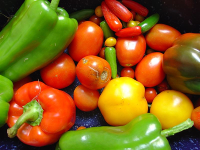
#> input picture tutorials/tutorial-7/files/imgs/vegetables.png, 200 x 150 px
$ python 7.3-vector-quantization.py
#> lines starting #> are read from the running program, lines starting #| are printed output that depends on the picture
# -*- coding: utf-8 -*-
"""
Created on Thu Nov 26 09:19:54 2020

@author: rubenandrebarreiro
"""

# Import NumPy Python's Library as np
import numpy as np

# Import PyPlot Sub-Module,
# from Matplotlib Python's Library as plt
import matplotlib.pyplot as plt

# Import cluster.KMeans Sub-Module,
# from SciKit-Learn Python's Library as k_means
from sklearn.cluster import KMeans as k_means

# Import io.imsave and io.imread Sub-Modules,
# from SciKit-Learn's Image Processing Python's Library as im_save and im_read
from skimage.io import imsave as im_save, imread as im_read


# The file of the Vegetables' Image
vegetables_img_file = "../files/imgs/vegetables.png"


# Read the file of the Vegetables' Image
vegetables_img = im_read(vegetables_img_file)
#> vegetables_img is the input picture: shape (150, 200, 3); mean R, G, B 137.8, 96.7, 23.8

# The Shape of the file of the Vegetables' Image
# (i.e., Width, Height and Depth)
width, height, depth = vegetables_img.shape
#> width = 150; height = 200; depth = 3

# Reshape the file of the Vegetables' Image as Columns
columns = np.reshape( vegetables_img/255.0, (width * height, depth) )


def representation_3d_for_color_space(columns):

    # Initialise the Figure, for plotting
    fig = plt.figure(figsize=(8,8))

    # Set the Projection as 3D
    ax = fig.add_subplot(111, projection='3d')

    # Set the Title of the Plot
    ax.title.set_text('3D Representation for the (R,G,B) Colors\' Space')

    # Set a Scatter Plot, for the columns
    ax.scatter(columns[:,0], columns[:,1], columns[:,2], c=columns, s=10)


    # Set the Labels for the axis (X,Y,Z) and
    # the associations between them and the colors (R,G,B)
    ax.set_xlabel('Red')
    ax.set_ylabel('Green')
    ax.set_zlabel('Blue')

    # The vectors for the limits of the axis
    ax.set_xlim3d(0,1)
    ax.set_ylim3d(0,1)
    ax.set_zlim3d(0,1)

    plt.savefig('imgs/vegetables-3d-representation-color-rgb-space.png',
                dpi=200, bbox_inches='tight')
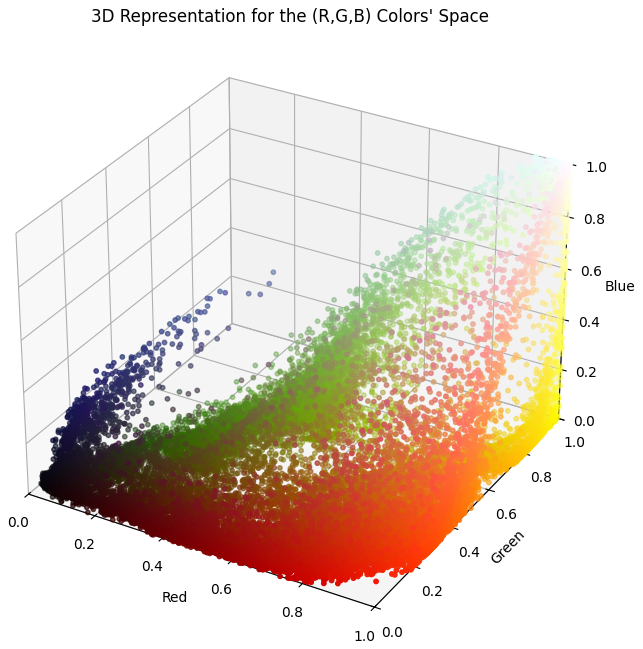
#> figure drawn by matplotlib, 1 panel

    plt.show()

    plt.close()


def k_means_colors(columns, num_clusters_centroids_colors = 64):

#> called with columns = array of shape (30000, 3), num_clusters_centroids_colors = 64
    image_array = columns[:,:3]

    k_means_clustering = k_means(n_clusters = num_clusters_centroids_colors).fit(image_array)

    labels = k_means_clustering.predict(image_array)

    centroids = k_means_clustering.cluster_centers_
#> centroids = 64 rows, first 8: [0.86, 0.125, 0.0105], [0.185, 0.332, 0.0253], [0.457, 0.69, 0.194], [0.845, 0.632, 0.0135], [0.976, 0.981, 0.931], [0.973, 0.383, 0.0314], [0.051, 0.0423, 0.0453], [0.438, 0.0387, 0.0236]


    # Set the Title of the Plot
    plt.title('KMeans for the Vegetables Image,\nwith {} Centroids/Clusters'.format(num_clusters_centroids_colors))

    plt.scatter(centroids[:, 0], centroids[:, 1], marker='x',
                color='k',s=200, linewidths=5)

    plt.scatter(centroids[:, 0], centroids[:, 1], marker='x',
                color='w',s=150, linewidths=2)

    plt.savefig('imgs/vegetables-k-means-plot-' + str(num_clusters_centroids_colors) + '-centroids.png',
                dpi=200, bbox_inches='tight')
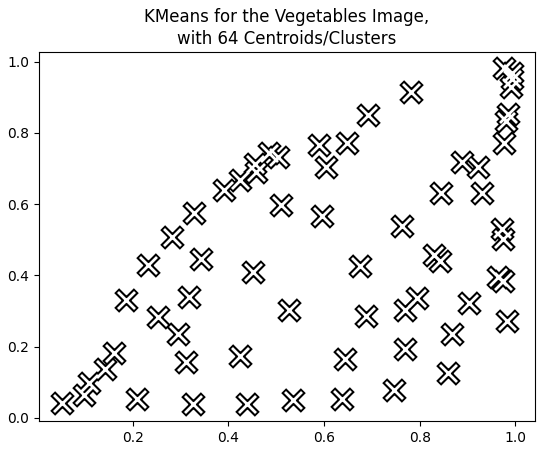
#> figure drawn by matplotlib, 1 panel

    plt.show()

    plt.close()


    centroids_columns = np.zeros(columns.shape)

    for ix in range(columns.shape[0]):

        centroids_columns[ix,:] = centroids[labels[ix]]


    final_img = np.reshape( centroids_columns, (width, height, 3) )
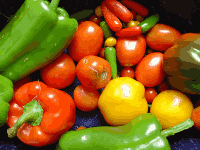
#> final_img: shape (150, 200, 3) float64; mean of channels 0, 1, 2 0.54, 0.379, 0.0934; drawn as R, G, B


#> (the run stopped early here; a loop or call above may not have finished)
